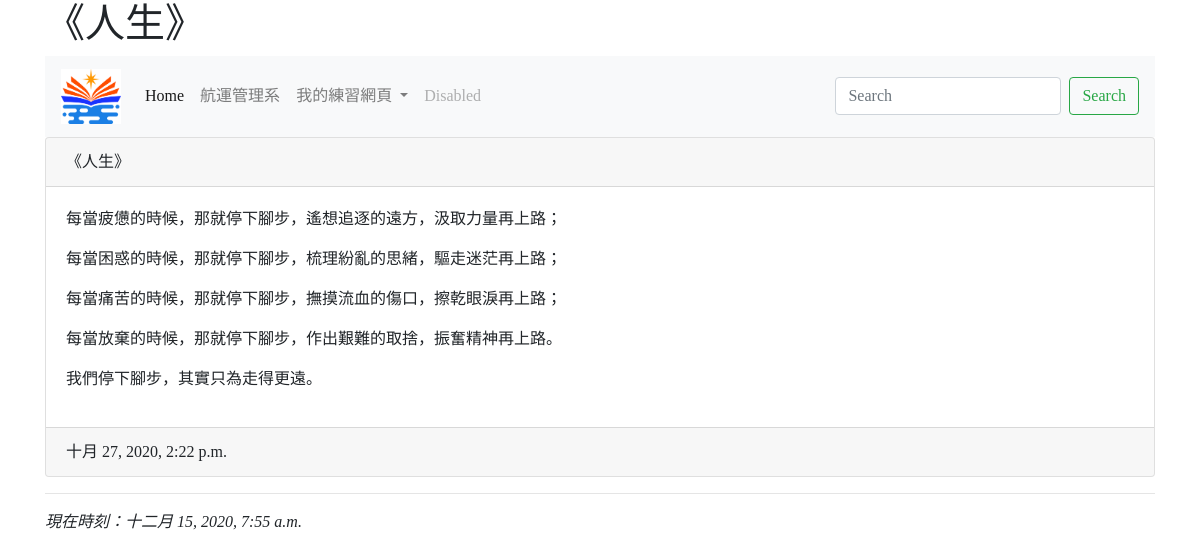
/post/p1/, run on the app's committed database.
### mysite/models.py (models this page shows, shortened)
class Post(models.Model):
    title = models.CharField(max_length=200)
    slug = models.CharField(max_length=200)
    body = models.TextField()
    pub_date = models.DateTimeField(default=timezone.now)
    class Meta:
        ordering = ('-pub_date',)

### mysite/views.py (the view)
# urls.py: path('post/<str:slug>/', showpost),
def showpost(request, slug):
    now = datetime.now()
    try:
        post = Post.objects.get(slug=slug)
        return render(request, "post.html", locals())
    except:
        return redirect("/")

### templates/post.html (shortened to what this page needs)
{% extends 'base.html' %}
{% block titlemessage %}
    <h1>{{ post.title }}</h1>
{% endblock %}
{% block content %}
      <div class="card">
        <div class="card-header">
          {{ post.title }}
        </div>
        <div class="card-body">
          {{ post.body | linebreaks }}
        </div>
        <div class="card-footer">
          {{ post.pub_date }}
        </div>
      </div>
{% endblock %}

### templates/base.html (style rules this page uses)
body { font-family: 微軟正黑體; }

### data on the page
Post: title "《人生》", body "每當疲憊的時候，那就停下腳步，遙想追逐的遠方，汲取力量再上路； 每當困惑的時候，那就停下腳步，梳理紛亂的思緒，驅走迷茫再上路； 每當痛苦的時候，那就停下腳步，撫摸流血的傷口，擦乾眼淚再上路； 每當放棄的時候，那就停下腳步，作出艱難的取捨，振奮精神再上路。 我們停下腳步，其實只為走得更遠。", pub_date "十月 27, 2020, 2:22 p.m."
